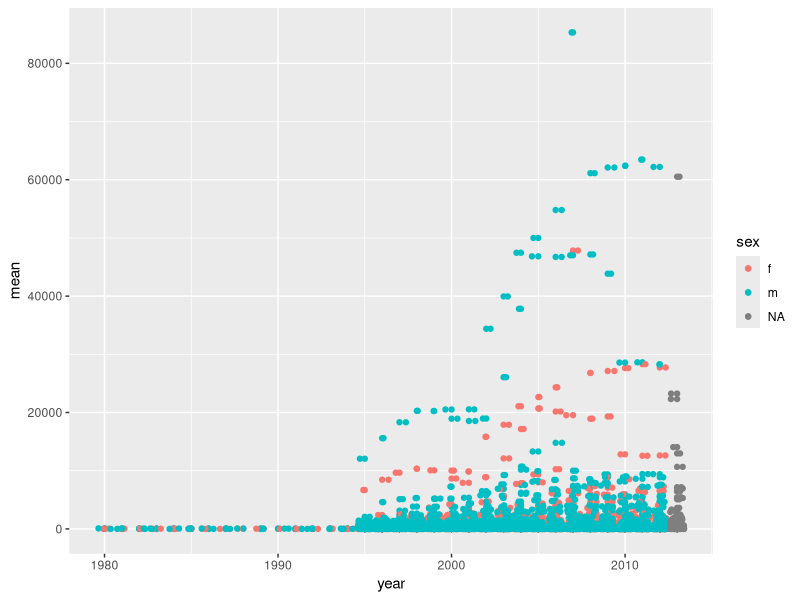
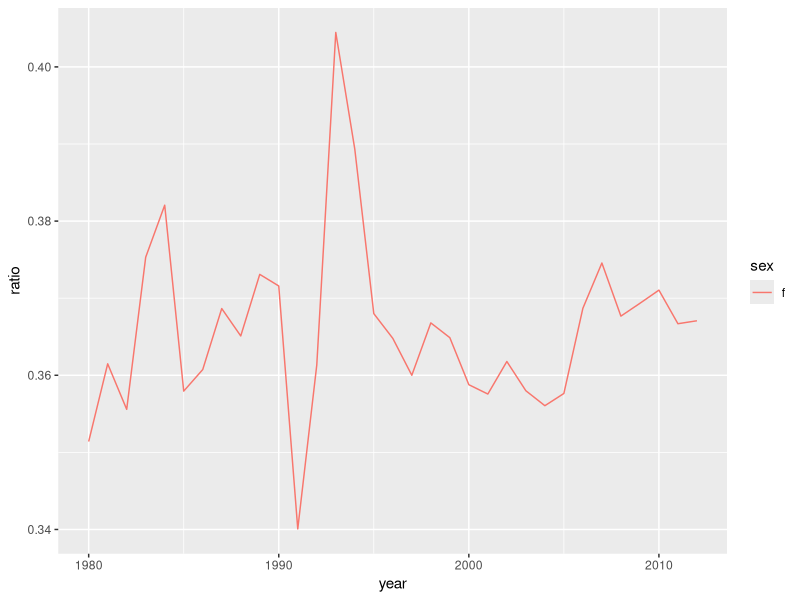
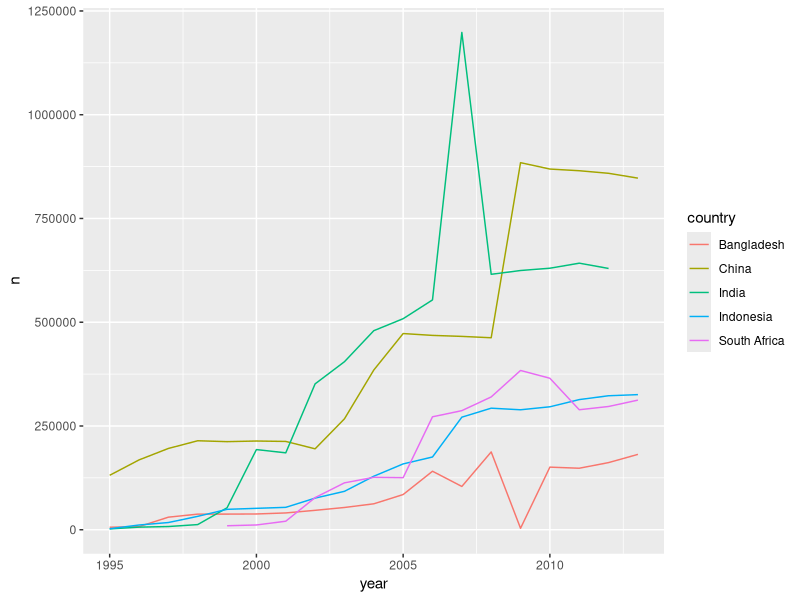

R code for these plots, in order:
## ---- chunk 1
rm(list = ls())
library(tidyverse)
library(tidyr)
## ---- chunk 2
billboard %>% as_tibble()
glimpse(billboard)
## ---- chunk 3
library(dplyr)
billboard.newdf <- billboard %>% gather(week, rank, wk1:wk76, na.rm = TRUE)
billboard.newdf <- arrange(billboard.newdf, artist, track)
## ---- chunk 4
billboard.df <- billboard.newdf %>% mutate(
  week = parse_number(week),
  date = as.Date(date.entered) + 7*(week - 1))
  
billboard.df <- billboard.df[c("artist", "track", "date", "week", "rank")]
head(billboard.df)
## ---- chunk 5
fish_encounters %>% as_tibble()
glimpse(fish_encounters)
sapply(fish_encounters, class)
## ---- chunk 6
fish_encounters$fish <- as.character(fish_encounters$fish)
encounters_fish <- fish_encounters %>% 
  pivot_wider(names_from = station, values_from = seen)
encounters_fish[is.na(encounters_fish)] <- 0

## ---- chunk 7
us_rent_income %>% as_tibble()
glimpse(us_rent_income)
sapply(us_rent_income, class)
## ---- chunk 8
new_usrentincome <- us_rent_income %>%
  select(-moe) %>%
  pivot_wider(names_from = variable, values_from = estimate) %>%
  drop_na()
## ---- chunk 9
soccer <- tibble(
  game = c("Real Sociedad", "Real Sociedad", "Huesca", "Huesca"),
  player = c("Messi", "Griezmann", "Messi", "Griezmann"),
  goals = c(2,1,2,1)
)
soccer %>%
  pivot_wider(names_from = player, values_from = goals) %>%
  pivot_longer(Messi:Griezmann,
               names_to = "player",
               values_to = "goals")
## ---- chunk 10
table4a %>%
  pivot_longer(`1999`:`2000`,
               names_to = "year",
               values_to = "cases")
## ---- chunk 11
soccer <- tribble(
  ~player, ~game, ~goals,
  "Messi", "Real Sociedad", 2,
  "Messi", "Huesca", 2,
  "Messi", "Real Sociedad", 0,
  "Messi", "Huesca", 1,
  "Griezmann", "Real Sociedad", 1,
  "Griezmann", "Huesca", 1
)
football <- soccer %>%
  group_by(player, game) %>%
  mutate(obs = row_number()) %>%
  pivot_wider(names_from = game, values_from = goals)

## ---- chunk 12
preg <- tribble(
  ~pregnant, ~male, ~female,
  "yes", NA, 10,
  "no", 20, 12
)
longer_tidy_preg <- preg %>%
  pivot_longer(c(male, female), names_to = "sex", values_to = "count", values_drop_na = TRUE) %>%
  arrange(count)
longer_tidy_preg
## ---- chunk 13
preg %>% 
  gather(male, female, key="gender", value="Number")
## ---- chunk 14
tibble(x = c("a,b,c", "d,e,f,g", "h,i,j")) %>%
  separate(x, c("one", "two", "three"))
tibble(x = c("a,b,c", "d,e", "f,g,i")) %>%
  separate(x, c("one", "two", "three"))
## ---- chunk 15
tibble(x = c("a,b,c", "d,e,f,g", "h,i,j")) %>%
  separate(x, c("one", "two", "three"), extra = "drop")
## ---- chunk 16
tibble(x = c("a,b,c", "d,e,f,g", "h,i,j")) %>%
  separate(x, c("one", "two", "three"), extra = "merge")
## ---- chunk 17
tibble(x = c("a,b,c", "d,e", "f,g,i")) %>%
  separate(x, c("one", "two", "three"), fill = "right")

tibble(x = c("a,b,c", "d,e", "f,g,i")) %>%
  separate(x, c("one", "two", "three"), fill = "left")

## ---- chunk 18
who
who_tidy <- who %>% 
  pivot_longer(
    cols = new_sp_m014:newrel_f65, 
    names_to = "key", 
    values_to = "cases", 
    values_drop_na = TRUE
  )
who_tidy
## ---- chunk 19
who_tidy %>%
  filter(cases == 0) %>%
  nrow()
## ---- chunk 20
pivot_longer(who, c(new_sp_m014:newrel_f65), names_to = "key", values_to = "cases") %>%
  group_by(country, year) %>%
  mutate(prop_missing = sum(is.na(cases)) / n()) %>%
  filter(prop_missing > 0, prop_missing < 1)
## ---- chunk 21
nrow(who)
who %>% 
  complete(country, year) %>%
  nrow()
## ---- chunk 22
anti_join(complete(who, country, year), who, by = c("country", "year")) %>% 
  select(country, year) %>% 
  group_by(country) %>% 
  summarise(min_year = min(year), max_year = max(year))
## ---- chunk 23
who_tidy2 <- who_tidy %>% 
  mutate(names_from = stringr::str_replace(key, "newrel", "new_rel"))
who_tidy3 <- who_tidy2 %>% 
  separate(key, c("new", "type", "sexage"), sep = "_")
## ---- chunk 24
who_tidycheck <- who_tidy %>%
  separate(key, c("new", "type", "sexage"), sep = "_")
filter(who_tidycheck, new == "newrel") %>% head()
## ---- chunk 25
who_tidy4 <- who_tidy3 %>%
  select(-new, -iso2, -iso3) %>%
  separate(sexage, c("sex", "age"), sep = 1)

who_tidy4 %>%
  group_by(country, year, sex) %>%
  filter(year > 1995) %>%
  summarise(cases = sum(cases)) %>%
  unite(country_sex, country, sex, remove = FALSE) 
## ---- chunk 26
who_tidy4 %>% 
  group_by(sex, year, country) %>% 
  summarise(mean=mean(cases)) %>% 
  ggplot(aes(x=year, y=mean, colour=sex))+
  geom_point()+
  geom_jitter()
## ---- chunk 27
who_tidy4 %>% 
  group_by(sex, year) %>% 
  summarise(meansex=sum(cases)) %>%
  ungroup() %>% 
  group_by(year) %>% 
  mutate(tot=sum(meansex)) %>% 
  ungroup() %>% 
  mutate(ratio=meansex/tot) %>% 
  filter(sex=="f") %>% 
  ggplot(aes(x=year, y=ratio, colour=sex))+
  geom_line()
## ---- chunk 28
#countries with the most cases of TB
who_tidy4 %>%
  group_by(country, year) %>% 
  summarise(n=sum(cases)) %>% 
  ungroup() %>% 
  group_by(country) %>% 
  mutate(total_country=sum(n)) %>% 
  filter(total_country>1000000) %>% 
  ggplot(aes(x=year,y=n,colour=country))+
  geom_line()
## ---- chunk 29
new_worldbankpop <- world_bank_pop %>%
  gather(year, value, `2000`:`2017`, na.rm = TRUE) %>%
  pivot_wider(names_from = indicator, values_from = value) %>%
  arrange(country)

new_worldbankpop %>% as.tibble()

## ---- chunk 30
words[grep("........", words)]
paste0("........", "man")
## ---- chunk 31
fruit[grep("t$", fruit)]
## ---- chunk 32
fruit[grep("^h", fruit)]
## ---- chunk 33
fruit[grep("^......$", fruit)]
## ---- chunk 34
fruit[grep("..........", fruit)]
## ---- chunk 35
words[grep("^a", words)]
## ---- chunk 36
words[grep("^o", words)]
## ---- chunk 37
str_subset(stringr::words, "[aeiou]", negate=TRUE)
## ---- chunk 38
fruit[grep("berry", fruit)]

## ---- chunk 39
fruit[grep("ine$", fruit)]
## ---- chunk 40
fruit[grep("een$", fruit)]
## ---- chunk 41
str_subset(stringr::words, "(ine|een)$")
## ---- chunk 42
US_PHONE <- c("707-567-0315", "(707)567-0315", "(707) 567-0315", "1234-5678")
str_view(US_PHONE, "\\d\\d\\d-\\d\\d\\d-\\d\\d\\d\\d")

## ---- chunk 43
str_view(US_PHONE, 
         "[0-9][0-9][0-9]-[0-9][0-9][0-9]-[0-9][0-9][0-9][0-9]")
## ---- chunk 44
str_view(US_PHONE, 
         "\\(\\d{3}\\)\\s*\\d{3}-\\d{4}")
